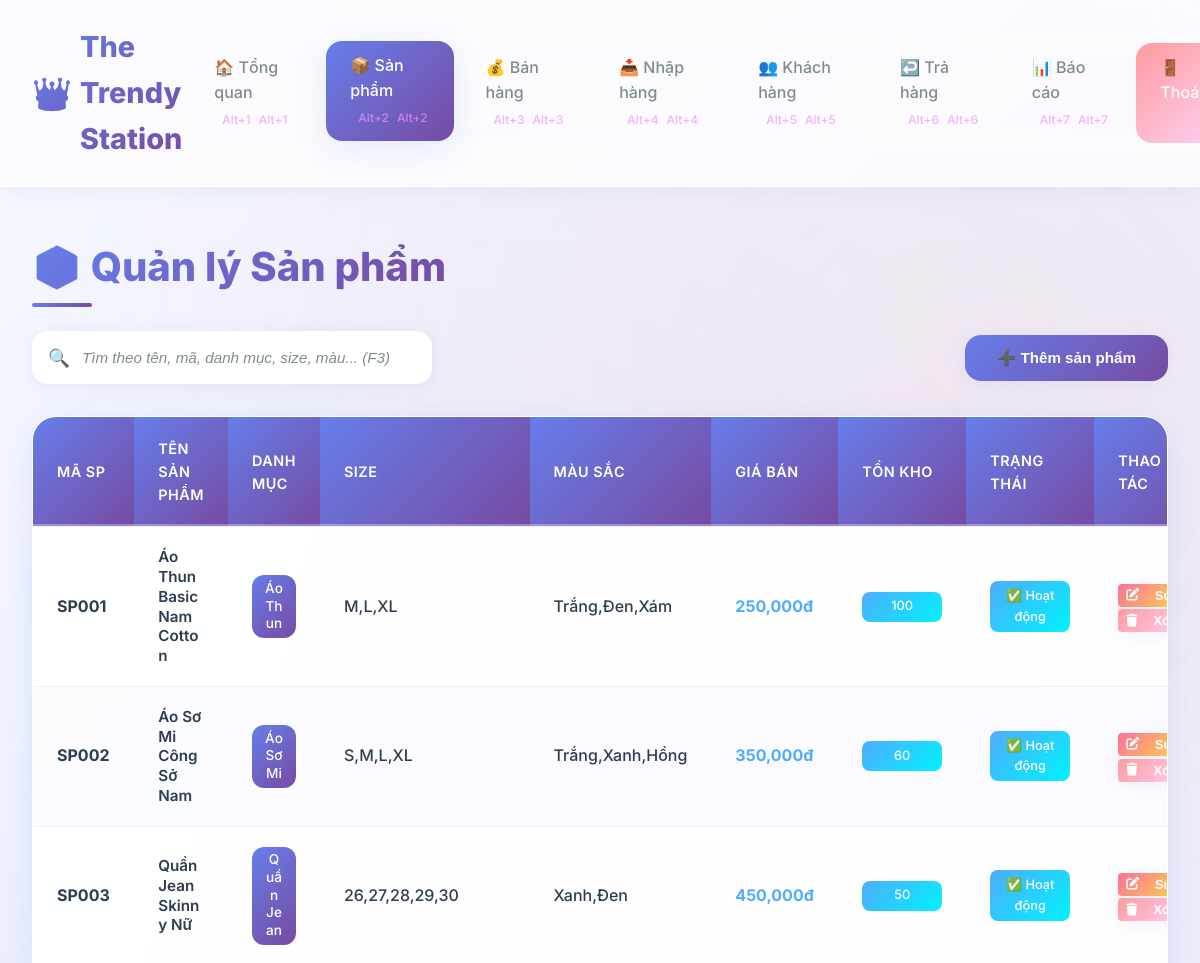
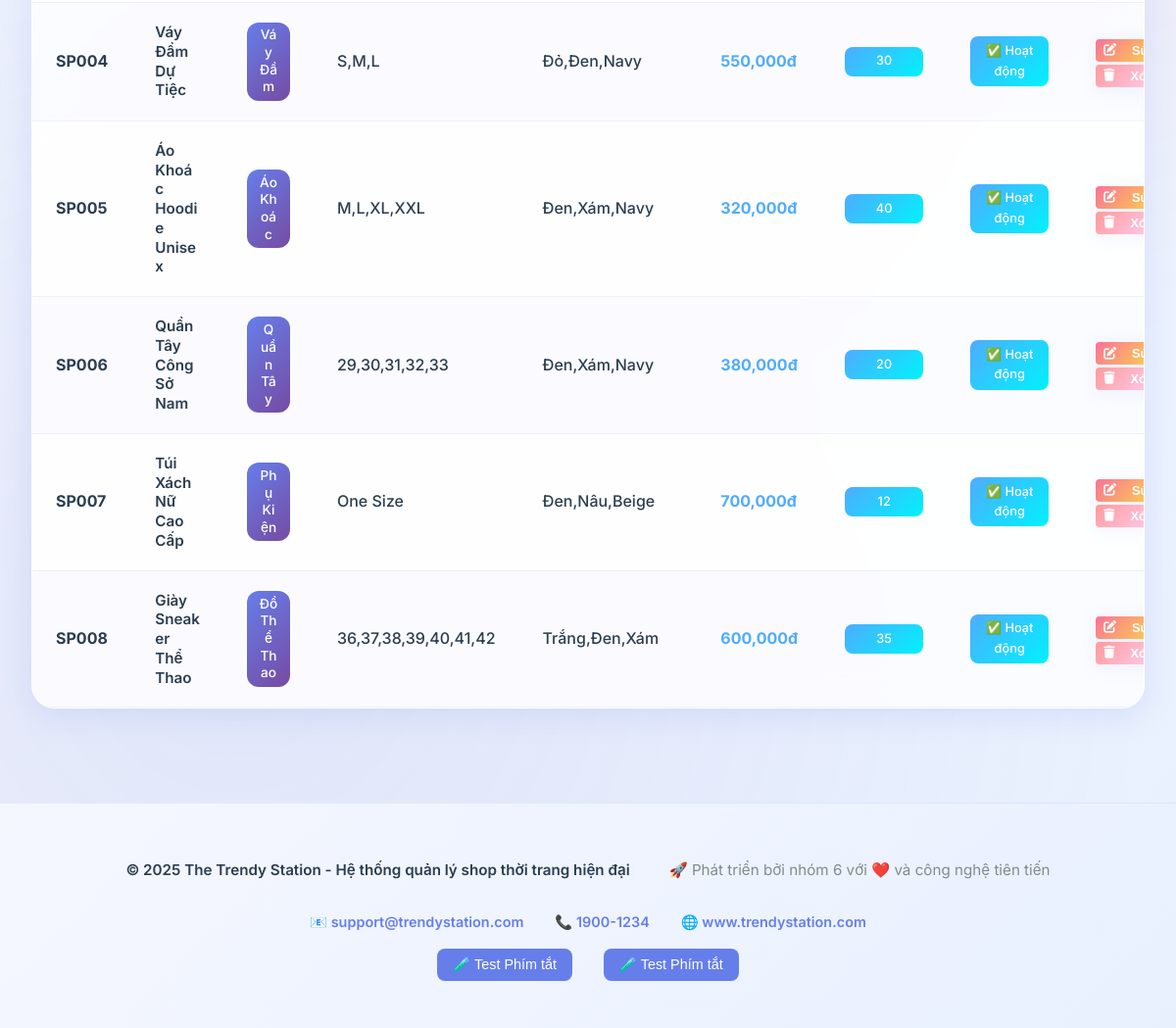
The page /?page=products on the database its author committed (2 pictures, top to bottom).
### tables this page shows
CREATE TABLE products (
    id INT AUTO_INCREMENT PRIMARY KEY,
    product_code VARCHAR(50) UNIQUE NOT NULL,
    name VARCHAR(200) NOT NULL,
    category_id INT,
    description TEXT,
    cost_price DECIMAL(12,2) NOT NULL DEFAULT 0,
    selling_price DECIMAL(12,2) NOT NULL,
    stock_quantity INT NOT NULL DEFAULT 0,
    min_stock_level INT DEFAULT 10,
    max_stock_level INT DEFAULT 100,
    size VARCHAR(50),
    color VARCHAR(50),
    material VARCHAR(100),
    brand VARCHAR(100),
    season VARCHAR(20) DEFAULT 'All Season',
    gender ENUM('Nam', 'Nữ', 'Unisex') DEFAULT 'Unisex',
    is_active BOOLEAN DEFAULT TRUE,
    image_url VARCHAR(255),
    barcode VARCHAR(100),
    weight DECIMAL(8,2) DEFAULT 0,
    supplier_id INT,
    created_at TIMESTAMP DEFAULT CURRENT_TIMESTAMP,
    updated_at TIMESTAMP DEFAULT CURRENT_TIMESTAMP ON UPDATE CURRENT_TIMESTAMP,
    
    FOREIGN KEY (category_id) REFERENCES categories(id) ON DELETE SET NULL,
    FOREIGN KEY (supplier_id) REFERENCES suppliers(id) ON DELETE SET NULL,
    
    INDEX idx_product_code (product_code),
    INDEX idx_category (category_id),
    INDEX idx_stock (stock_quantity),
    INDEX idx_active (is_active)
);

CREATE TABLE categories (
    id INT AUTO_INCREMENT PRIMARY KEY,
    name VARCHAR(100) NOT NULL UNIQUE,
    description TEXT,
    is_active BOOLEAN DEFAULT TRUE,
    created_at TIMESTAMP DEFAULT CURRENT_TIMESTAMP,
    updated_at TIMESTAMP DEFAULT CURRENT_TIMESTAMP ON UPDATE CURRENT_TIMESTAMP
);

### config/database.php (called while the page is built, shortened)
<?php
$config = [
    'host' => 'localhost',
    'dbname' => 'trendy_station',
    'username' => 'root',
    'password' => '',
    'charset' => 'utf8mb4',
    'options' => [
        PDO::ATTR_ERRMODE => PDO::ERRMODE_EXCEPTION,
        PDO::ATTR_DEFAULT_FETCH_MODE => PDO::FETCH_ASSOC,
        PDO::ATTR_EMULATE_PREPARES => false,
    ]
];
try {
    $dsn = "mysql:host={$config['host']};dbname={$config['dbname']};charset={$config['charset']}";
    $pdo = new PDO($dsn, $config['username'], $config['password'], $config['options']);
    $pdo->exec("SET NAMES utf8mb4 COLLATE utf8mb4_unicode_ci");
} catch (PDOException $e) {
    die('Database connection failed: ' . $e->getMessage());
}
function executeQuery($sql, $params = []) {
    global $pdo;
    try {
        $stmt = $pdo->prepare($sql);
        $stmt->execute($params);
        return $stmt;
    } catch (PDOException $e) {
        die("❌ Lỗi thực hiện query: " . $e->getMessage());
    }
}
function fetchAll($sql, $params = []) {
    $stmt = executeQuery($sql, $params);
    return $stmt->fetchAll();
}
?>

### pages/products.php (the view, shortened to what this page needs)
<?php
$search = $_GET['search'] ?? '';
$where = "1=1";
$params = [];
$sql = "SELECT p.*, c.name as category_name
        FROM products p
        LEFT JOIN categories c ON p.category_id = c.id
        WHERE $where
        ORDER BY p.created_at DESC";
$products = fetchAll($sql, $params);
?>
<h1 class="page-title">📦 Quản lý Sản phẩm</h1>
<div class="toolbar">    <div class="search-box">
        <input type="text" id="productSearch" placeholder="Tìm theo tên, mã, danh mục, size, màu... (F3)" value="<?php echo htmlspecialchars($search); ?>" title="Tìm kiếm sản phẩm theo bất kỳ thông tin nào. Nhấn Escape để xóa bộ lọc.">
    </div>
    <button class="btn btn-primary" onclick="openProductModal()">
        ➕ Thêm sản phẩm
    </button>
</div>
<div class="data-table">
    <table id="productsTable">
        <thead>
            <tr>
                <th>Mã SP</th>
                <th>Tên sản phẩm</th>
                <th>Danh mục</th>
                <th>Size</th>
                <th>Màu sắc</th>
                <th>Giá bán</th>
                <th>Tồn kho</th>
                <th>Trạng thái</th>
                <th>Thao tác</th>
            </tr>
        </thead>
        <tbody>
            <?php if (empty($products)): ?>
                <tr>
                    <td colspan="9" style="text-align: center; padding: 2rem; color: var(--text-secondary);">
                        📦 Chưa có sản phẩm nào. Hãy thêm sản phẩm đầu tiên!
                    </td>
                </tr>            <?php else: ?>
                <?php foreach ($products as $product): ?>
                    <tr data-id="<?php echo $product['id']; ?>">
                        <td><strong><?php echo htmlspecialchars($product['product_code']); ?></strong></td>
                        <td>
                            <div class="product-info">
                                <span class="product-name"><?php echo htmlspecialchars($product['name']); ?></span>
                            </div>
                        </td>
                        <td>
                            <span class="category-badge">
                                <?php echo htmlspecialchars($product['category_name'] ?? 'Chưa phân loại'); ?>
                            </span>
                        </td>
                        <td><?php echo htmlspecialchars($product['size']); ?></td>
                        <td><?php echo htmlspecialchars($product['color']); ?></td>
                        <td><strong style="color: var(--success-color);"><?php echo number_format($product['selling_price']); ?>đ</strong></td>
                        <td>
                            <span class="stock-badge <?php echo $product['stock_quantity'] <= (isset($product['min_stock']) ? $product['min_stock'] : 10) ? 'stock-low' : 'stock-ok'; ?>">
                                <?php echo $product['stock_quantity']; ?>
                            </span>
                        </td>
                        <td>
                            <?php if ($product['is_active']): ?>
                                <span class="status-badge status-active">✅ Hoạt động</span>
                            <?php else: ?>
                                <span class="status-badge status-inactive">❌ Ngừng bán</span>
                            <?php endif; ?>
                        </td>
                        <td>
                            <button class="btn btn-small btn-secondary" onclick="editProduct(<?php echo $product['id']; ?>)" title="Sửa">
                                <i class="fas fa-edit"></i> Sửa
                            </button>
                            <button class="btn btn-small btn-danger" onclick="deleteProduct(<?php echo $product['id']; ?>, '<?php echo htmlspecialchars($product['name']); ?>')" title="Xóa">
                                <i class="fas fa-trash"></i> Xóa
                            </button>
                        </td>
                    </tr>
                <?php endforeach; ?>
            <?php endif; ?>
        </tbody>
    </table>
</div>

### includes/header.php (shortened to what this page needs)
<!DOCTYPE html>
<html lang="vi">
<head>
    <link rel="stylesheet" href="assets/css/style.css">
    <link rel="stylesheet" href="https://cdnjs.cloudflare.com/ajax/libs/font-awesome/6.0.0/css/all.min.css">
</head>
<body>
    <div class="header">
        <div class="logo">
            <span style="font-size: 2rem;">👑</span>
            The Trendy Station
        </div>
        <nav class="nav-menu">            <div class="nav-item <?php echo (isset($current_page) && $current_page == 'dashboard') ? 'active' : ''; ?>" onclick="location.href='index.php?page=dashboard'">
                🏠 Tổng quan
            </div>
            <div class="nav-item <?php echo (isset($current_page) && $current_page == 'products') ? 'active' : ''; ?>" onclick="location.href='index.php?page=products'">
                📦 Sản phẩm
            </div>
            <div class="nav-item <?php echo (isset($current_page) && $current_page == 'sales') ? 'active' : ''; ?>" onclick="location.href='index.php?page=sales'">
                💰 Bán hàng
            </div>
            <div class="nav-item <?php echo (isset($current_page) && $current_page == 'imports') ? 'active' : ''; ?>" onclick="location.href='index.php?page=imports'">
                📥 Nhập hàng
            </div>
            <div class="nav-item <?php echo (isset($current_page) && $current_page == 'customers') ? 'active' : ''; ?>" onclick="location.href='index.php?page=customers'">
                👥 Khách hàng
            </div>
            <div class="nav-item <?php echo (isset($current_page) && $current_page == 'returns') ? 'active' : ''; ?>" onclick="location.href='index.php?page=returns'">
                ↩️ Trả hàng
            </div>
            <div class="nav-item <?php echo (isset($current_page) && $current_page == 'reports') ? 'active' : ''; ?>" onclick="location.href='index.php?page=reports'">
                📊 Báo cáo
            </div>
            <div class="nav-item" style="background: var(--danger-gradient); color: white;" onclick="logout()">
                🚪 Thoát
            </div>
        </nav>
    </div>
    <div class="main-content">

### index.php (shortened to what this page needs)
<?php
require_once 'config/database.php';
$page = $_GET['page'] ?? 'dashboard';
$current_page = $page;
include 'includes/header.php';
switch ($page) {
    case 'products':
        include 'pages/products.php';
        break;
}
include 'includes/footer.php';
?>

### includes/footer.php (shortened to what this page needs)
</div>
    <div class="footer">
        <div class="footer-main-text">
            <p>© <?php echo date('Y'); ?> The Trendy Station - Hệ thống quản lý shop thời trang hiện đại</p>
            <p>🚀 Phát triển bởi nhóm 6 với ❤️ và công nghệ tiên tiến</p>
        </div>
        <div style="margin-top: 1rem; display: flex; justify-content: center; gap: 2rem; align-items: center;">
            <span style="color: var(--primary-color); font-weight: 600;">📧 support@trendystation.com</span>
            <span style="color: var(--primary-color); font-weight: 600;">📞 1900-1234</span>
            <span style="color: var(--primary-color); font-weight: 600;">🌐 www.trendystation.com</span>
        </div>
    </div>
</body>
</html>

### rows shown on the page
products: product_code "SP001", name "Áo Thun Basic Nam Cotton", category.name "Áo Thun", size "M,L,XL", color "Trắng,Đen,Xám", selling_price "250,000", stock_quantity "100", is_active "✅ Hoạt động"
products: product_code "SP002", name "Áo Sơ Mi Công Sở Nam", category.name "Áo Sơ Mi", size "S,M,L,XL", color "Trắng,Xanh,Hồng", selling_price "350,000", stock_quantity "60", is_active "✅ Hoạt động"
products: product_code "SP003", name "Quần Jean Skinny Nữ", category.name "Quần Jean", size "26,27,28,29,30", color "Xanh,Đen", selling_price "450,000", stock_quantity "50", is_active "✅ Hoạt động"
products: product_code "SP004", name "Váy Đầm Dự Tiệc", category.name "Váy Đầm", size "S,M,L", color "Đỏ,Đen,Navy", selling_price "550,000", stock_quantity "30", is_active "✅ Hoạt động"
products: product_code "SP005", name "Áo Khoác Hoodie Unisex", category.name "Áo Khoác", size "M,L,XL,XXL", color "Đen,Xám,Navy", selling_price "320,000", stock_quantity "40", is_active "✅ Hoạt động"
products: product_code "SP006", name "Quần Tây Công Sở Nam", category.name "Quần Tây", size "29,30,31,32,33", color "Đen,Xám,Navy", selling_price "380,000", stock_quantity "20", is_active "✅ Hoạt động"
products: product_code "SP007", name "Túi Xách Nữ Cao Cấp", category.name "Phụ Kiện", size "One Size", color "Đen,Nâu,Beige", selling_price "700,000", stock_quantity "12", is_active "✅ Hoạt động"
products: product_code "SP008", name "Giày Sneaker Thể Thao", category.name "Đồ Thể Thao", size "36,37,38,39,40,41,42", color "Trắng,Đen,Xám", selling_price "600,000", stock_quantity "35", is_active "✅ Hoạt động"
